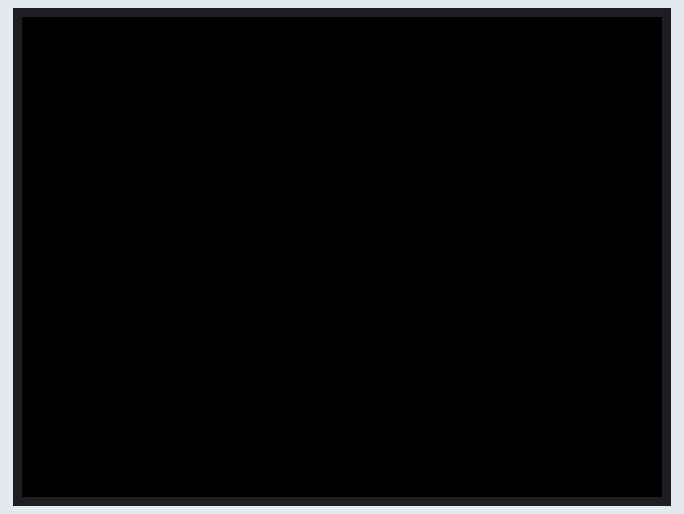
Recording of a sketch running on a simulated Arduino Uno, built with avr-gcc and run on an emulated ATmega328P. Parts: 320×240 colour display.

Above: at 0.4 s.

The sketch:

Ornament_Arduino.ino
```cpp
#include <Adafruit_GFX.h>
#include <Fonts/FreeSerif12pt7b.h>
#include <MCUFRIEND_kbv.h>
#include <SoftwareSerial.h>

MCUFRIEND_kbv tft;
String text;

unsigned int colors[] = {0xFFE0, 0xF800, 0x07E0, 0xFFFF};
int color_switch = 0;

void setup()
{
  tft.reset();
  uint16_t id = tft.readID();
  tft.begin(id);
  tft.setRotation(1);
  tft.fillScreen(0x0000);
  tft.setTextColor(0xFFFF, 0x0000);
  tft.setTextSize(16);
  tft.setTextWrap(false);
  tft.setCursor(0, 0);

  Serial.begin(9600);
  text = "Merry  Christmas!           ";
}

void loop()
{
  if (Serial.available())
  {
    text = Serial.readString();
    text += "     ";
  }
  const int width = tft.width();
  const int height = tft.height();
  const int len = text.length();
  for (int offset = 0; offset < len; offset++)
  {
    tft.setTextColor(colors[color_switch]);
    color_switch = (color_switch + 1) % 4;
    tft.fillScreen(0x0000);
    String t = "";
    for (int i = 0; i < width; i++)
    {
      t += text.charAt((offset + i) % len);
    }
    tft.setCursor(0, height / 4 + 10);
    tft.print(t);
  }

}
```

Measured:
- what the display in image 0 shows lasts 2.9 s, from 0.3 s to 3.2 s
